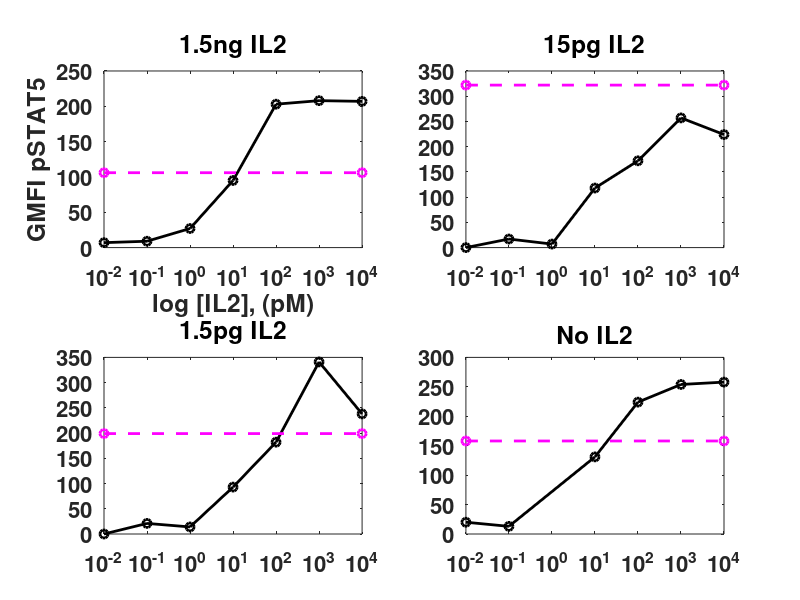

Reproduce this figure in MATLAB.
%IL2 injections

A=[360
361
356
248
180
162
160
153];
A=A-min(A);

B=[446
479
394
340
229
239
222
239];
B=B-min(B);

C=[471
574
415
326
247
254
233
257];
C=C-min(C);

D=[445
441
411
318
200
207
187];
D=D-min(D);

IL2=[10000 1000 100 10 1 0.1 0.01 0];

IL2_2=[10000 1000 100 10 0.1 0.01 0];


%%

figure()
subplot(2,2,1)
hold on
plot(IL2, A, '-ko', 'linewidth', 2)
plot([0.01, max(IL2)], [106, 106], '--mo', 'linewidth', 2)
set(gcf, 'color', 'w')
set(gca, 'Fontsize', 16, 'Fontweight', 'bold', 'xscale', 'log')
xlabel('log [IL2], (pM)')
ylabel('GMFI pSTAT5')
title('1.5ng IL2')
box on
subplot(2,2,2)
hold on
plot(IL2, B, '-ko', 'linewidth', 2)
plot([0.01, max(IL2)], [322, 322], '--mo', 'linewidth', 2)
set(gcf, 'color', 'w')
set(gca, 'Fontsize', 16, 'Fontweight', 'bold', 'xscale', 'log')
title('15pg IL2')
box on
subplot(2,2,3)
hold on
plot(IL2, C, '-ko', 'linewidth', 2)
plot([0.01, max(IL2)], [199, 199], '--mo', 'linewidth', 2)
set(gcf, 'color', 'w')
set(gca, 'Fontsize', 16, 'Fontweight', 'bold', 'xscale', 'log')
title('1.5pg IL2')
box on
subplot(2,2,4)
hold on
plot(IL2_2, D, '-ko', 'linewidth', 2)
plot([0.01, max(IL2_2)], [158, 158], '--mo', 'linewidth', 2)
set(gcf, 'color', 'w')
set(gca, 'Fontsize', 16, 'Fontweight', 'bold', 'xscale', 'log')
title('No IL2')
box on

%%
%40nM
T=212.4
B=0
E=10.85


IL2=(106-B)./(T-106).*E

%%
%400pM
T=239.8
B=0
E=15.23


IL2=(322-B)./(T-322).*E
